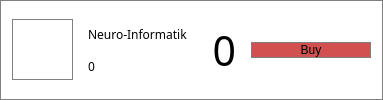
            <widget class="QFrame" name="hardwareFrame_9">
             <property name="maximumSize">
              <size>
               <width>16777215</width>
               <height>120</height>
              </size>
             </property>
             <property name="acceptDrops">
              <bool>true</bool>
             </property>
             <property name="styleSheet">
              <string notr="true">background: white;
border: 1px solid grey;</string>
             </property>
             <property name="frameShape">
              <enum>QFrame::StyledPanel</enum>
             </property>
             <property name="frameShadow">
              <enum>QFrame::Raised</enum>
             </property>
             <property name="lineWidth">
              <number>3</number>
             </property>
             <layout class="QHBoxLayout" name="horizontalLayout_12">
              <item>
               <widget class="QLabel" name="hardwareImg_9">
                <property name="minimumSize">
                 <size>
                  <width>61</width>
                  <height>61</height>
                 </size>
                </property>
                <property name="maximumSize">
                 <size>
                  <width>61</width>
                  <height>61</height>
                 </size>
                </property>
                <property name="text">
                 <string/>
                </property>
                <property name="pixmap">
                 <pixmap resource="resources.qrc">:/images/h_neuro.png</pixmap>
                </property>
                <property name="scaledContents">
                 <bool>true</bool>
                </property>
               </widget>
              </item>
              <item>
               <widget class="QFrame" name="frame_51">
                <property name="styleSheet">
                 <string notr="true">border: 0px;</string>
                </property>
                <property name="frameShape">
                 <enum>QFrame::StyledPanel</enum>
                </property>
                <property name="frameShadow">
                 <enum>QFrame::Raised</enum>
                </property>
                <layout class="QVBoxLayout" name="verticalLayout_27">
                 <item>
                  <widget class="QLabel" name="hardwareName_10">
                   <property name="font">
                    <font>
                     <family>Century Gothic</family>
                    </font>
                   </property>
                   <property name="text">
                    <string>Neuro-Informatik</string>
                   </property>
                  </widget>
                 </item>
                 <item>
                  <widget class="QLabel" name="hardwareCost_9">
                   <property name="font">
                    <font>
                     <family>Century Gothic</family>
                    </font>
                   </property>
                   <property name="text">
                    <string>0</string>
                   </property>
                  </widget>
                 </item>
                </layout>
               </widget>
              </item>
              <item>
               <widget class="QFrame" name="frame_52">
                <property name="styleSheet">
                 <string notr="true">border: 0px;</string>
                </property>
                <property name="frameShape">
                 <enum>QFrame::StyledPanel</enum>
                </property>
                <property name="frameShadow">
                 <enum>QFrame::Raised</enum>
                </property>
                <layout class="QHBoxLayout" name="horizontalLayout_53">
                 <item>
                  <widget class="QLabel" name="hardwareCount_9">
                   <property name="font">
                    <font>
                     <family>Century Gothic</family>
                     <pointsize>31</pointsize>
                    </font>
                   </property>
                   <property name="layoutDirection">
                    <enum>Qt::LeftToRight</enum>
                   </property>
                   <property name="text">
                    <string>0</string>
                   </property>
                   <property name="textFormat">
                    <enum>Qt::AutoText</enum>
                   </property>
                   <property name="alignment">
                    <set>Qt::AlignRight|Qt::AlignTrailing|Qt::AlignVCenter</set>
                   </property>
                  </widget>
                 </item>
                </layout>
               </widget>
              </item>
              <item>
               <widget class="QPushButton" name="buyHardware_9">
                <property name="minimumSize">
                 <size>
                  <width>120</width>
                  <height>0</height>
                 </size>
                </property>
                <property name="styleSheet">
                 <string notr="true">background: rgb(211, 80, 80);
font: 19pt &quot;Century Gothic&quot;;</string>
                </property>
                <property name="text">
                 <string>Buy</string>
                </property>
                <property name="default">
                 <bool>false</bool>
                </property>
               </widget>
              </item>
             </layout>
            </widget>
